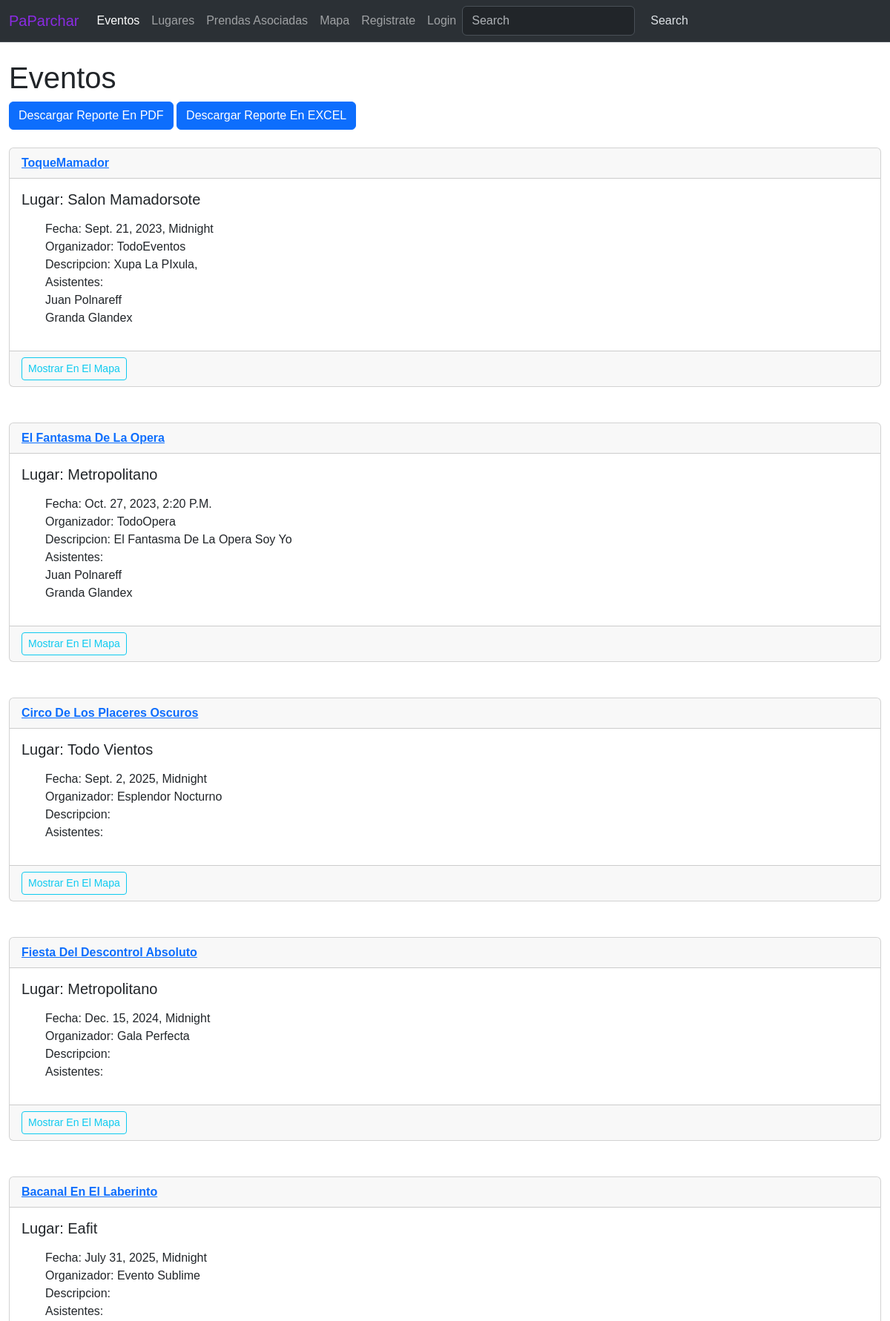
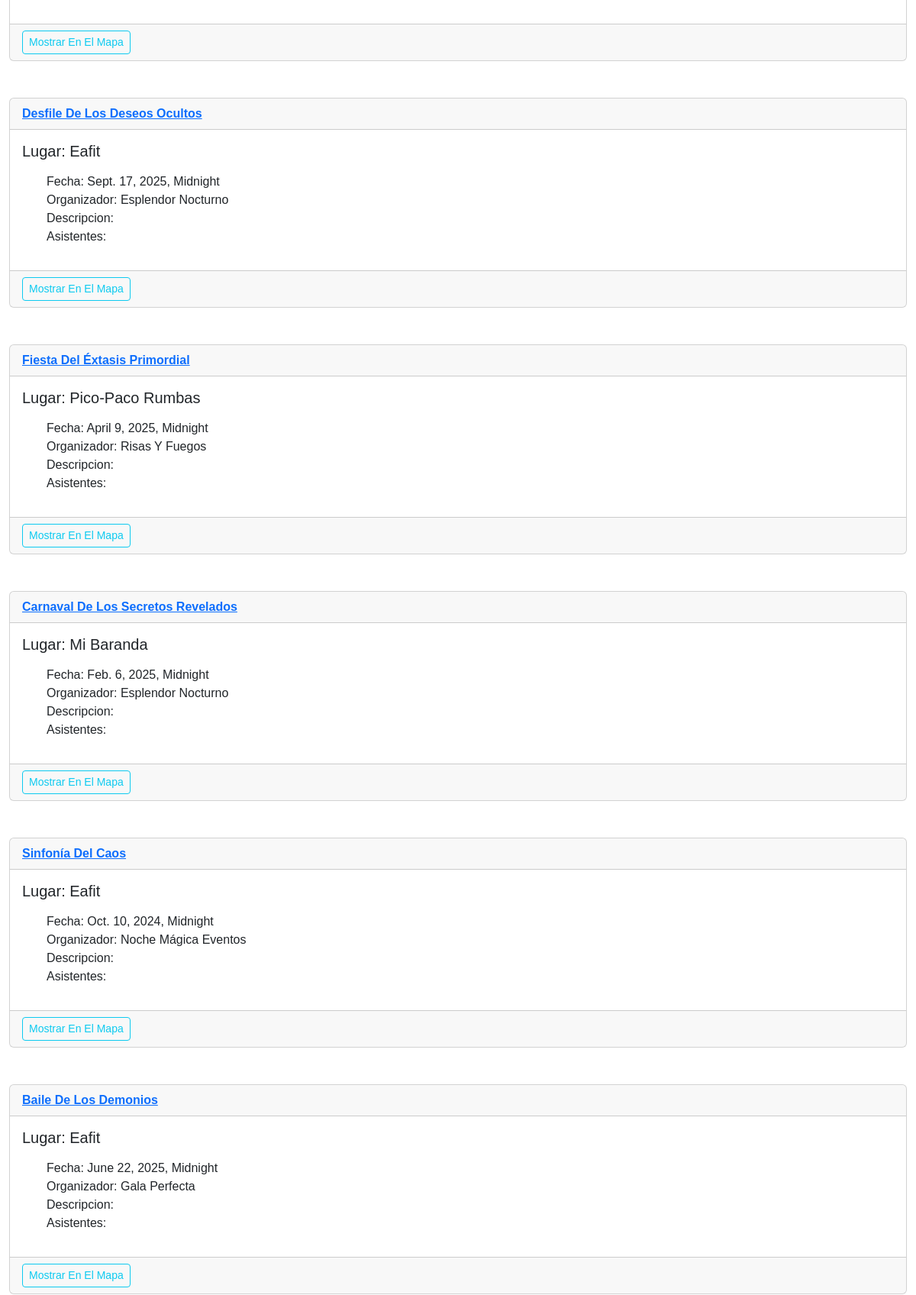
/eventos (upper part), run on the app's committed database (2 pictures, top to bottom).
### eventos/models.py (models this page shows)
class Event(models.Model):
    name = models.CharField('Event Name', max_length=120)
    event_date = models.DateTimeField()
    venue = models.ForeignKey(Venue, blank=True, null=True, on_delete=models.CASCADE)
    company =  models.CharField(max_length=120)
    description = models.TextField(blank=True)
    attendees = models.ManyToManyField(User, blank = True)
    def __str__(self):
        return self.name

class Venue(models.Model):
    name = models.CharField(max_length=150)
    address = models.CharField(max_length=300)
    phone = models.IntegerField(validators=[MinValueValidator(0),MaxValueValidator(11)])
    email_address = models.CharField(max_length=250)
    def __str__(self) -> str:
        return self.name

class User(models.Model):
    first_name = models.CharField(max_length=250)
    username = models.CharField(max_length=250)
    email = models.EmailField()
    phone_number = models.CharField(max_length=12, null=False, blank=False)
    def __str__(self):
        return self.first_name + ' ' + self.username

### eventos/views.py (the view)
# urls.py: path('eventos', eventoVista.all_events, name="eventlist"),
def all_events(request):
    event_list = Event.objects.all()
    return render(request, 'eventos/eventlist.html', {'event_list':event_list})

### eventos/templates/eventos/eventlist.html (shortened to what this page needs)
{% extends 'eventos/base.html' %}
{% block content %}
<div class="container">
<h1>Eventos</h1>
<a href="{% url 'download_pdf_report' %}" class="btn btn-primary">Descargar Reporte en PDF</a>
<a href="{% url 'download_excel_report' %}" class="btn btn-primary">Descargar Reporte en EXCEL</a>
<br/><br/>
{% for event in event_list %}
<div class="card">
    <div class="card-header">
        <strong><a href="{% url 'show_event' event.id %}"> {{ event }} </a> </strong>
    </div>
    <div class="card-body">
      <h5 class="card-title"> lugar: {{ event.venue }} </h5>
      <p class="card-text"><ul>
        <li>fecha: {{ event.event_date }} </li>
        <li>organizador: {{ event.company }} </li>
        <li>descripcion: {{ event.description }} </li>
        <li> Asistentes:<br/>
        {% for user in event.attendees.all %}
              {{ user }}<br/>
        {% endfor %}
        </li>
        </ul></p>
    </div>
    <div class="card-footer text-body-secondary">
      <a href="{% url 'show_map' event.venue.id %}" class="btn btn-outline-info btn-sm">Mostrar en el mapa</a>
  </div>
  </div>
   <br/><br/>
{% endfor %}
</div>
{% endblock %}

### eventos/static/css/footer.css (style rules this page uses)
* { margin: 0; padding: 0; box-sizing: border-box; list-style: none; }
body { font-family: sans-serif; text-transform: capitalize; display: flex; flex-direction: column; min-height: 100vh; }
.container { max-width: 1200px; margin: 0 auto; }

### data on the page
Event: name "ToqueMamador", venue "Salon Mamadorsote", event_date "Sept. 21, 2023, Midnight", company "TodoEventos", description "Xupa La PIxula,"
User: first_name+username "Juan Polnareff"
User: first_name+username "Granda Glandex"
Event: name "El Fantasma De La Opera", venue "Metropolitano", event_date "Oct. 27, 2023, 2:20 P.m.", company "TodoOpera", description "El Fantasma De La Opera Soy Yo"
Event: name "Circo De Los Placeres Oscuros", venue "Todo Vientos", event_date "Sept. 2, 2025, Midnight", company "Esplendor Nocturno"
Event: name "Fiesta Del Descontrol Absoluto", venue "Metropolitano", event_date "Dec. 15, 2024, Midnight", company "Gala Perfecta"
Event: name "Bacanal En El Laberinto", venue "Eafit", event_date "July 31, 2025, Midnight", company "Evento Sublime"
Event: name "Desfile De Los Deseos Ocultos", venue "Eafit", event_date "Sept. 17, 2025, Midnight", company "Esplendor Nocturno"
Event: name "Fiesta Del Éxtasis Primordial", venue "Pico-Paco Rumbas", event_date "April 9, 2025, Midnight", company "Risas Y Fuegos"
Event: name "Carnaval De Los Secretos Revelados", venue "Mi Baranda", event_date "Feb. 6, 2025, Midnight", company "Esplendor Nocturno"
Event: name "Sinfonía Del Caos", venue "Eafit", event_date "Oct. 10, 2024, Midnight", company "Noche Mágica Eventos"
Event: name "Baile De Los Demonios", venue "Eafit", event_date "June 22, 2025, Midnight", company "Gala Perfecta"
